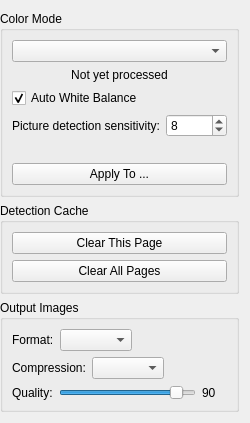
<?xml version="1.0" encoding="UTF-8"?>
<ui version="4.0">
 <class>FinalizeOptionsWidget</class>
 <widget class="QWidget" name="FinalizeOptionsWidget">
  <property name="geometry">
   <rect>
    <x>0</x>
    <y>0</y>
    <width>250</width>
    <height>200</height>
   </rect>
  </property>
  <property name="windowTitle">
   <string>Finalize</string>
  </property>
  <layout class="QVBoxLayout" name="verticalLayout">
   <property name="leftMargin">
    <number>0</number>
   </property>
   <item>
    <widget class="QGroupBox" name="colorModeGroup">
     <property name="title">
      <string>Color Mode</string>
     </property>
     <layout class="QVBoxLayout" name="verticalLayout_2">
      <item>
       <widget class="QComboBox" name="colorModeCombo"/>
      </item>
      <item>
       <widget class="QLabel" name="statusLabel">
        <property name="text">
         <string>Not yet processed</string>
        </property>
        <property name="alignment">
         <set>Qt::AlignCenter</set>
        </property>
       </widget>
      </item>
      <item>
       <widget class="QCheckBox" name="autoWhiteBalanceCB">
        <property name="text">
         <string>Auto White Balance</string>
        </property>
        <property name="checked">
         <bool>true</bool>
        </property>
        <property name="toolTip">
         <string>Correct color cast from yellowed paper before detecting color mode</string>
        </property>
       </widget>
      </item>
      <item>
       <layout class="QHBoxLayout" name="thresholdLayout">
        <item>
         <widget class="QLabel" name="thresholdLabel">
          <property name="text">
           <string>Picture detection sensitivity:</string>
          </property>
          <property name="toolTip">
           <string>Adjusts the localized picture cutoff. The default value 8 corresponds to a 0.52 midtone cutoff; this is not a percentage.</string>
          </property>
         </widget>
        </item>
        <item>
         <widget class="QSpinBox" name="thresholdSpinBox">
          <property name="toolTip">
           <string>Adjusts the localized picture cutoff. The default value 8 corresponds to a 0.52 midtone cutoff; this is not a percentage.</string>
          </property>
          <property name="minimum">
           <number>1</number>
          </property>
          <property name="maximum">
           <number>20</number>
          </property>
          <property name="value">
           <number>8</number>
          </property>
         </widget>
        </item>
       </layout>
      </item>
      <item>
       <widget class="QLabel" name="selectionIndicatorLabel">
        <property name="text">
         <string/>
        </property>
        <property name="alignment">
         <set>Qt::AlignCenter</set>
        </property>
       </widget>
      </item>
      <item>
       <widget class="QPushButton" name="applyToBtn">
        <property name="text">
         <string>Apply To ...</string>
        </property>
       </widget>
      </item>
     </layout>
    </widget>
   </item>
   <item>
    <widget class="QGroupBox" name="cacheGroup">
     <property name="title">
      <string>Detection Cache</string>
     </property>
     <layout class="QVBoxLayout" name="verticalLayout_3">
      <item>
       <widget class="QPushButton" name="clearCacheBtn">
        <property name="text">
         <string>Clear This Page</string>
        </property>
       </widget>
      </item>
      <item>
       <widget class="QPushButton" name="clearAllCacheBtn">
        <property name="text">
         <string>Clear All Pages</string>
        </property>
       </widget>
      </item>
     </layout>
    </widget>
   </item>
   <item>
    <widget class="QGroupBox" name="outputImagesGroup">
     <property name="title">
      <string>Output Images</string>
     </property>
     <layout class="QVBoxLayout" name="verticalLayout_4">
      <item>
       <layout class="QHBoxLayout" name="formatLayout">
        <item>
         <widget class="QLabel" name="formatLabel">
          <property name="text">
           <string>Format:</string>
          </property>
         </widget>
        </item>
        <item>
         <widget class="QComboBox" name="formatCombo"/>
        </item>
        <item>
         <spacer name="formatSpacer">
          <property name="orientation">
           <enum>Qt::Horizontal</enum>
          </property>
          <property name="sizeHint" stdset="0">
           <size>
            <width>40</width>
            <height>20</height>
           </size>
          </property>
         </spacer>
        </item>
       </layout>
      </item>
      <item>
       <layout class="QHBoxLayout" name="compressionLayout">
        <item>
         <widget class="QLabel" name="compressionLabel">
          <property name="text">
           <string>Compression:</string>
          </property>
         </widget>
        </item>
        <item>
         <widget class="QComboBox" name="compressionCombo"/>
        </item>
        <item>
         <spacer name="compressionSpacer">
          <property name="orientation">
           <enum>Qt::Horizontal</enum>
          </property>
          <property name="sizeHint" stdset="0">
           <size>
            <width>40</width>
            <height>20</height>
           </size>
          </property>
         </spacer>
        </item>
       </layout>
      </item>
      <item>
       <layout class="QHBoxLayout" name="jpegQualityLayout">
        <item>
         <widget class="QLabel" name="jpegQualityLabel">
          <property name="text">
           <string>Quality:</string>
          </property>
         </widget>
        </item>
        <item>
         <widget class="QSlider" name="jpegQualitySlider">
          <property name="minimum">
           <number>1</number>
          </property>
          <property name="maximum">
           <number>100</number>
          </property>
          <property name="value">
           <number>90</number>
          </property>
          <property name="orientation">
           <enum>Qt::Horizontal</enum>
          </property>
         </widget>
        </item>
        <item>
         <widget class="QLabel" name="jpegQualityValueLabel">
          <property name="text">
           <string>90</string>
          </property>
          <property name="minimumSize">
           <size>
            <width>25</width>
            <height>0</height>
           </size>
          </property>
         </widget>
        </item>
       </layout>
      </item>
     </layout>
    </widget>
   </item>
   <item>
    <spacer name="verticalSpacer">
     <property name="orientation">
      <enum>Qt::Vertical</enum>
     </property>
     <property name="sizeHint" stdset="0">
      <size>
       <width>20</width>
       <height>40</height>
      </size>
     </property>
    </spacer>
   </item>
  </layout>
 </widget>
 <resources/>
 <connections/>
</ui>
